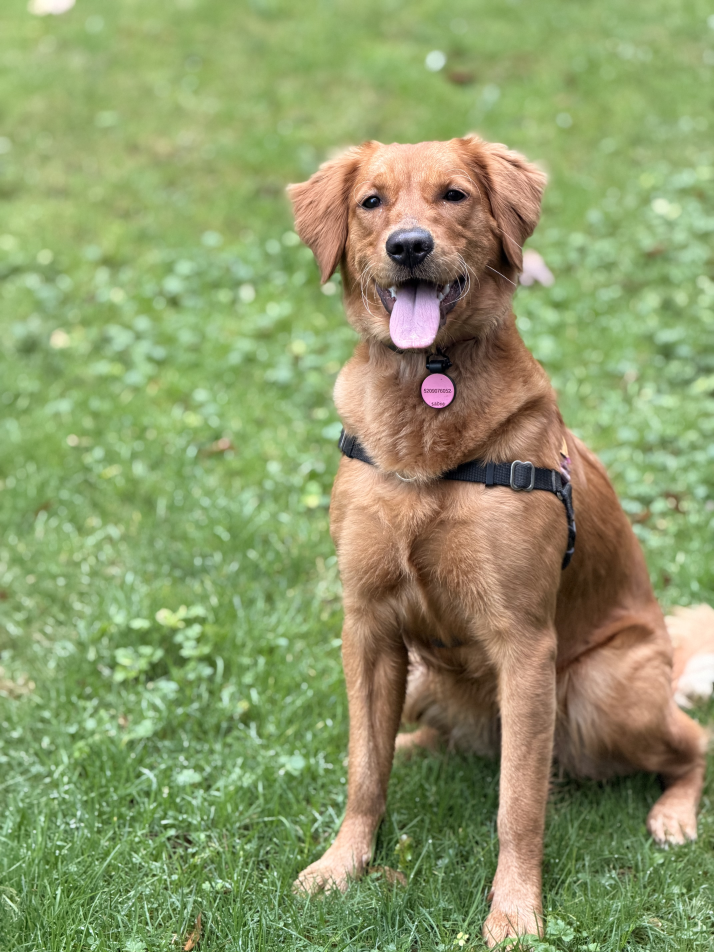
#> input picture .agents/skills/last30days/assets/dog-original.jpeg, 4284 x 5712 px (shown at 1/6 size)
$ python -i image_classifier.py   (imports and definitions only)   (older library calls are emulated)
#> lines starting #> are read from the running program, lines starting #| are printed output that depends on the picture
"""
image_classifier.py — Phase 1: Smart Image Classification Layer
Provides intent classification BEFORE any destructive preprocessing.

Outputs:
    {
        "type": "logo" | "photo" | "mixed",
        "confidence": float,
        "metrics": { ... }
    }

Routing rules:
    logo  -> vector pipeline   (no early binarization)
    photo -> halftone pipeline
    mixed -> hybrid            (vector for shapes + halftone overlay)
"""

from __future__ import annotations
import cv2
import numpy as np
import logging
from dataclasses import dataclass, field
from typing import Literal, Dict

logger = logging.getLogger(__name__)

# ─── Data Types ──────────────────────────────────────────────────────────────

ImageType = Literal["logo", "photo", "mixed"]


@dataclass
class ClassificationResult:
    """Structured output from ImageClassifier."""
    type: ImageType
    confidence: float                  # 0.0–1.0  (winner – runner_up gap)
    metrics: Dict[str, float] = field(default_factory=dict)

    # Raw scores for routing transparency
    score_logo: float = 0.0
    score_photo: float = 0.0
    score_mixed: float = 0.0

    def is_logo(self) -> bool:
        return self.type == "logo"

    def is_photo(self) -> bool:
        return self.type == "photo"

    def is_mixed(self) -> bool:
        return self.type == "mixed"

    def route(self) -> str:
        """Return pipeline name for routing."""
        return {
            "logo":  "vector",
            "photo": "halftone",
            "mixed": "hybrid",
        }[self.type]


# ─── Classifier ──────────────────────────────────────────────────────────────

class ImageClassifier:
    """
    Feature-first image classifier.

    Analyzes three independent signal types and combines them via soft scoring:

    1. Edge Density     — Canny edge map + HoG histogram spread
    2. Color Variance   — per-channel std-dev + LAB saturation spread
    3. Shannon Entropy  — pixel-level information density

    No binarization is applied here.  The classifier only READS the image.
    """

    # Analysis resolution cap (speed + stability)
    _ANA_W: int = 384
    _ANA_H: int = 384

    def classify(self, image: np.ndarray) -> ClassificationResult:
        """
        Classify image intent without any destructive preprocessing.

        Args:
            image: Input image in BGR uint8 (H×W×3 or H×W grayscale)

        Returns:
            ClassificationResult with type, confidence, and raw metrics
        """
        metrics = self._extract_metrics(image)
        scores  = self._score(metrics)

        types     = ["logo", "photo", "mixed"]
        score_vec = [scores["logo"], scores["photo"], scores["mixed"]]

        best_idx    = int(np.argmax(score_vec))
        winner_type = types[best_idx]

        sorted_scores = sorted(score_vec, reverse=True)
        confidence = float(sorted_scores[0] - sorted_scores[1])

        result = ClassificationResult(
            type=winner_type,
            confidence=round(confidence, 4),
            metrics=metrics,
            score_logo=round(scores["logo"],  4),
            score_photo=round(scores["photo"], 4),
            score_mixed=round(scores["mixed"], 4),
        )

        logger.info(
            f"[ImageClassifier] -> {winner_type.upper()} "
            f"(conf={confidence:.3f}  "
            f"logo={scores['logo']:.3f} "
            f"photo={scores['photo']:.3f} "
            f"mixed={scores['mixed']:.3f})"
        )
        logger.debug(f"[ImageClassifier] metrics={metrics}")

        return result

    # ─── Feature Extraction ───────────────────────────────────────────────────

    def _extract_metrics(self, image: np.ndarray) -> Dict[str, float]:
        """Compute all features on a downscaled analysis copy."""
        ana = self._downscale(image)

        if len(ana.shape) == 2:
            gray = ana
            bgr  = cv2.cvtColor(gray, cv2.COLOR_GRAY2BGR)
        else:
            bgr  = ana
            gray = cv2.cvtColor(bgr, cv2.COLOR_BGR2GRAY)

        h, w = gray.shape
        N    = float(h * w)

        # ── 1. Edge Density (Canny) ───────────────────────────────────────────
        # Apply gentle Gaussian pre-blur to stabilise Canny on noisy inputs
        blurred   = cv2.GaussianBlur(gray, (3, 3), 0.8)
        edges     = cv2.Canny(blurred, 50, 150)
        edge_px   = float(np.count_nonzero(edges))
        edge_density = edge_px / N

        # ── 2. HoG Gradient Spread ────────────────────────────────────────────
        # High spread -> many different edge directions -> photo/mixed
        # Low spread  -> few dominant directions      -> logo
        sobelx = cv2.Sobel(gray, cv2.CV_32F, 1, 0, ksize=3)
        sobely = cv2.Sobel(gray, cv2.CV_32F, 0, 1, ksize=3)
        angles = np.arctan2(sobely, sobelx)          # [-π, π]
        angle_hist, _ = np.histogram(angles[edges > 0], bins=18, range=(-np.pi, np.pi))
        angle_hist    = angle_hist.astype(np.float32)
        if angle_hist.sum() > 0:
            angle_hist /= angle_hist.sum()
        gradient_spread = float(np.std(angle_hist))   # Low -> uniform -> logo

        # ── 3. Color Variance ─────────────────────────────────────────────────
        b, g, r = cv2.split(bgr.astype(np.float32))
        color_variance = float(np.mean([np.std(b), np.std(g), np.std(r)]))

        # ── 4. LAB Saturation Spread ──────────────────────────────────────────
        lab   = cv2.cvtColor(bgr, cv2.COLOR_BGR2LAB)
        a_ch  = lab[:, :, 1].astype(np.float32) - 128.0
        b_ch  = lab[:, :, 2].astype(np.float32) - 128.0
        chroma = np.sqrt(a_ch**2 + b_ch**2)
        sat_mean  = float(np.mean(chroma))
        sat_std   = float(np.std(chroma))

        # ── 5. Shannon Entropy ────────────────────────────────────────────────
        # High entropy -> complex texture -> photo
        # Low entropy  -> flat regions   -> logo
        hist = cv2.calcHist([gray], [0], None, [256], [0, 256]).flatten()
        hist = hist / (hist.sum() + 1e-9)
        hist = hist[hist > 0]
        entropy = float(-np.sum(hist * np.log2(hist)))   # bits, max ~8

        # ── 6. Bimodality Index (logo heuristic) ─────────────────────────────
        # A strong bimodal histogram (near-black + near-white) is the hallmark
        # of a logo / text artwork.
        dark_px  = float(np.sum(gray < 64))  / N
        light_px = float(np.sum(gray > 192)) / N
        mid_px   = 1.0 - dark_px - light_px
        bimodal  = dark_px + light_px          # High -> logo

        # ── 7. Unique color count estimate (fast) ────────────────────────────
        tiny = cv2.resize(bgr, (64, 64), interpolation=cv2.INTER_AREA)
        unique_colors = float(len(np.unique(tiny.reshape(-1, 3), axis=0)))
        unique_norm   = min(1.0, unique_colors / 512.0)   # 512 arbitrary ceiling

        return {
            "edge_density":     round(edge_density,    5),
            "gradient_spread":  round(gradient_spread, 5),
            "color_variance":   round(color_variance,  3),
            "sat_mean":         round(sat_mean,         3),
            "sat_std":          round(sat_std,           3),
            "entropy":          round(entropy,           4),
            "bimodal":          round(bimodal,           4),
            "mid_px":           round(mid_px,            4),
            "unique_norm":      round(unique_norm,       4),
        }

    # ─── Soft Scoring ─────────────────────────────────────────────────────────

    @staticmethod
    def _ramp(value: float, lo: float, hi: float, invert: bool = False) -> float:
        """Linear ramp in [lo, hi] -> [0, 1]."""
        t = float(np.clip((value - lo) / (hi - lo + 1e-9), 0.0, 1.0))
        return (1.0 - t) if invert else t

    def _score(self, m: Dict[str, float]) -> Dict[str, float]:
        """Compute soft class scores from metrics."""
        R = self._ramp

        # ── LOGO score ────────────────────────────────────────────────────────
        # Low entropy, high bimodal, low color variance, low sat spread,
        # low gradient spread (few edge directions), moderate-high edge density
        s_logo = (
            R(m["entropy"],         2.0, 5.5, invert=True) * 0.30 +
            R(m["bimodal"],         0.5, 0.9             ) * 0.25 +
            R(m["color_variance"],  0.0, 40.0, invert=True) * 0.15 +
            R(m["gradient_spread"], 0.0, 0.12, invert=True) * 0.15 +
            R(m["edge_density"],    0.02, 0.15            ) * 0.10 +
            R(m["unique_norm"],     0.0, 0.15, invert=True) * 0.05
        )

        # ── PHOTO score ───────────────────────────────────────────────────────
        # High entropy, high color variance, high saturation spread,
        # many unique colors, low bimodal
        s_photo = (
            R(m["entropy"],         5.5, 7.5             ) * 0.30 +
            R(m["color_variance"],  30.0, 90.0            ) * 0.25 +
            R(m["sat_std"],         10.0, 40.0            ) * 0.20 +
            R(m["unique_norm"],     0.4, 1.0              ) * 0.15 +
            R(m["bimodal"],         0.0, 0.5, invert=True) * 0.10
        )

        # ── MIXED score ───────────────────────────────────────────────────────
        # Moderate entropy, moderate bimodal, some gradient spread
        # (neither flat logo nor complex photo)
        s_mixed = (
            R(m["entropy"],         4.0, 6.5             ) * 0.30 +
            R(m["mid_px"],          0.2, 0.6             ) * 0.25 +
            R(m["gradient_spread"], 0.06, 0.15           ) * 0.20 +
            R(m["sat_mean"],        5.0, 30.0             ) * 0.15 +
            R(m["color_variance"],  15.0, 60.0            ) * 0.10
        )

        total = s_logo + s_photo + s_mixed + 1e-9
        return {
            "logo":  s_logo  / total,
            "photo": s_photo / total,
            "mixed": s_mixed / total,
        }

    # ─── Helpers ──────────────────────────────────────────────────────────────

    def _downscale(self, image: np.ndarray) -> np.ndarray:
        """Downscale image to analysis resolution for speed + stability."""
        if len(image.shape) == 2:
            h, w = image.shape
        else:
            h, w = image.shape[:2]

        scale = min(1.0, self._ANA_W / max(w, 1), self._ANA_H / max(h, 1))
        if scale >= 1.0:
            return image.copy()

        return cv2.resize(image, None, fx=scale, fy=scale,
                          interpolation=cv2.INTER_AREA)

>>> import cv2
>>> picture = cv2.imread('../../.agents/skills/last30days/assets/dog-original.jpeg')
#> picture is the input picture: shape (5712, 4284, 3); mean B, G, R 105.4, 153.7, 141.6
>>> result = ImageClassifier().classify(picture)
#> in _extract_metrics, `edges     = cv2.Canny(blurred, 50, 150)`:
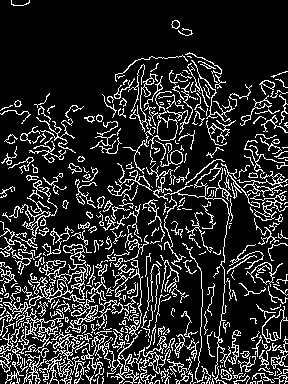
#> edges: shape (384, 288); 16.5% white in thin lines or dots
#> in _extract_metrics, `edge_px   = float(np.count_nonzero(edges))`: edge_px = 18256
#> in _extract_metrics, `edge_density = edge_px / N`: edge_density = 0.165
#> in _extract_metrics, `angles = np.arctan2(sobely, sobelx)`:
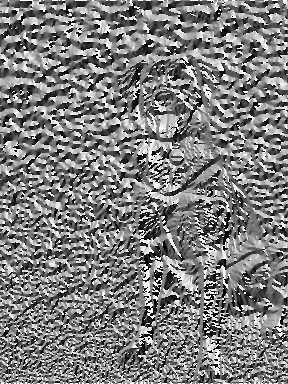
#> angles: shape (384, 288) float32; min -3.14, max 3.14, mean -0.0269; drawn with min black and max white
#> in _extract_metrics, `angle_hist, _ = np.histogram(angles[edges > 0], bins=18, range=(-np.pi..`: angle_hist = 18 values, max 1266 at index 2, min 745 at index 4, mean 1014.2
#> in _extract_metrics, `angle_hist /= angle_hist.sum()`: angle_hist = 18 values, max 0.0693 at index 2, min 0.0408 at index 4, mean 0.0556
#> in _extract_metrics, `gradient_spread = float(np.std(angle_hist))`: gradient_spread = 0.00767
#> in _extract_metrics, `b, g, r = cv2.split(bgr.astype(np.float32))`:
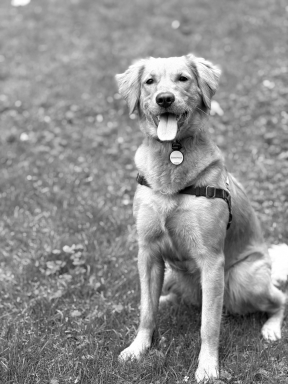
#> r: shape (384, 288) float32; min 0, max 255, mean 141.6
#> in _extract_metrics, `color_variance = float(np.mean([np.std(b), np.std(g), np.std(r)]))`: color_variance = 40.91
#> in _extract_metrics, `lab   = cv2.cvtColor(bgr, cv2.COLOR_BGR2LAB)`: lab: shape (384, 288, 3); mean of channels 0, 1, 2 156.4, 115.8, 152.3
#> in _extract_metrics, `a_ch  = lab[:, :, 1].astype(np.float32) - 128.0`:
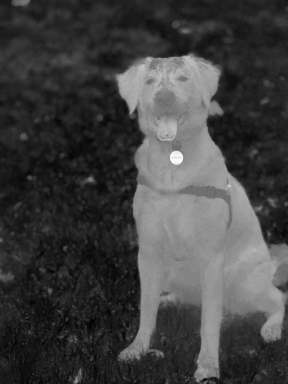
#> a_ch: shape (384, 288) float32; min -31, max 42, mean -12.2; drawn with min black and max white
#> in _extract_metrics, `b_ch  = lab[:, :, 2].astype(np.float32) - 128.0`:
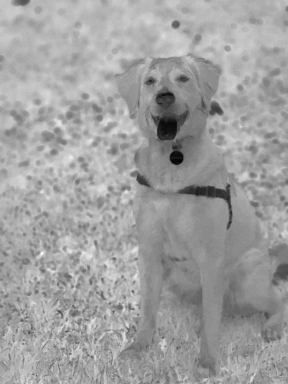
#> b_ch: shape (384, 288) float32; min -21, max 51, mean 24.3; drawn with min black and max white
#> in _extract_metrics, `chroma = np.sqrt(a_ch**2 + b_ch**2)`:
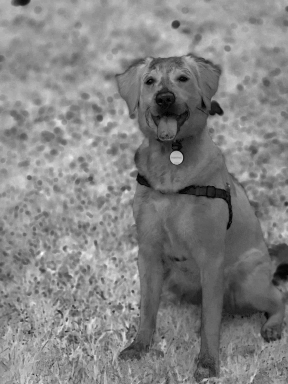
#> chroma: shape (384, 288) float32; min 0, max 59.17, mean 30.6; drawn with min black and max white
#> in _extract_metrics, `sat_mean  = float(np.mean(chroma))`: sat_mean = 30.55
#> in _extract_metrics, `sat_std   = float(np.std(chroma))`: sat_std = 8.63
#> in _extract_metrics, `hist = cv2.calcHist([gray], [0], None, [256], [0, 256]).flatten()`: hist = 256 values, max 1871 at index 164, min 0 at index 254, mean 432
#> in _extract_metrics, `hist = hist / (hist.sum() + 1e-9)`: hist = 256 values, max 0.0169 at index 164, min 0 at index 254, mean 0.00391
#> in _extract_metrics, `hist = hist[hist > 0]`: hist = 254 values, max 0.0169 at index 164, min 1.81e-05 at index 253, mean 0.00394
#> in _extract_metrics, `entropy = float(-np.sum(hist * np.log2(hist)))`: entropy = 7.23
#> in _extract_metrics, `dark_px  = float(np.sum(gray < 64))  / N`: dark_px = 0.0477
#> in _extract_metrics, `light_px = float(np.sum(gray > 192)) / N`: light_px = 0.0722
#> in _extract_metrics, `mid_px   = 1.0 - dark_px - light_px`: mid_px = 0.88
#> in _extract_metrics, `bimodal  = dark_px + light_px`: bimodal = 0.12
#> in _extract_metrics, `tiny = cv2.resize(bgr, (64, 64), interpolation=cv2.INTER_AREA)`:
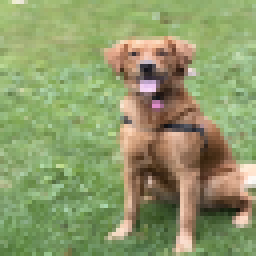
#> tiny: shape (64, 64, 3) (shown 4 times larger); mean B, G, R 105.4, 153.7, 141.6
#> in _extract_metrics, `unique_colors = float(len(np.unique(tiny.reshape(-1, 3), axis=0)))`: unique_colors = 3995
#> in _extract_metrics, `unique_norm   = min(1.0, unique_colors / 512.0)`: unique_norm = 1
#> in classify, `metrics = self._extract_metrics(image)`: metrics = 9 items
#> in _score, `s_logo = ( R(m["entropy"],         2.0, 5.5, invert=True) * 0.30 + R(m..`: s_logo = 0.24
#> in _score, `s_photo = ( R(m["entropy"],         5.5, 7.5             ) * 0.30 + R(..`: s_photo = 0.53
#> in _score, `s_mixed = ( R(m["entropy"],         4.0, 6.5             ) * 0.30 + R(..`: s_mixed = 0.758
#> in _score, `total = s_logo + s_photo + s_mixed + 1e-9`: total = 1.53
#> in classify, `scores  = self._score(metrics)`: scores = {'logo': 0.157, 'photo': 0.347, 'mixed': 0.496}
#> in classify, `score_vec = [scores["logo"], scores["photo"], scores["mixed"]]`: score_vec = [0.157, 0.347, 0.496]
#> in classify, `best_idx    = int(np.argmax(score_vec))`: best_idx = 2
#> in classify, `winner_type = types[best_idx]`: winner_type = 'mixed'
#> in classify, `sorted_scores = sorted(score_vec, reverse=True)`: sorted_scores = [0.496, 0.347, 0.157]
#> in classify, `confidence = float(sorted_scores[0] - sorted_scores[1])`: confidence = 0.149

$ run again, on .agents/skills/last30days/assets/aging-portrait.jpeg
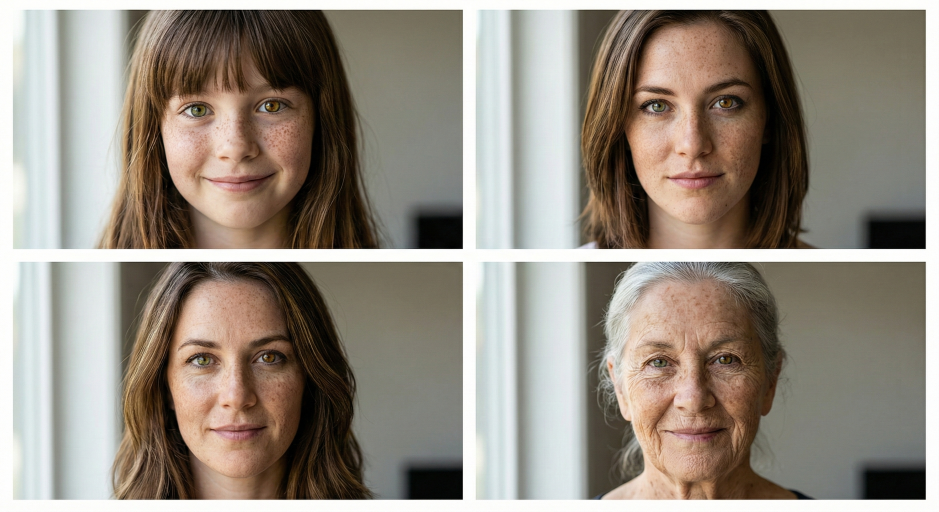
#> input picture .agents/skills/last30days/assets/aging-portrait.jpeg, 2816 x 1536 px (shown at 1/3 size)
#> picture is the input picture: shape (1536, 2816, 3); mean B, G, R 128, 139, 147.8
#> in _extract_metrics, `edges     = cv2.Canny(blurred, 50, 150)`:
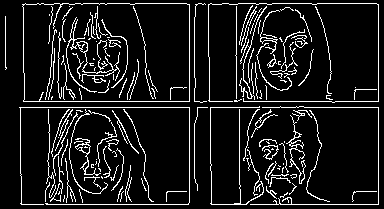
#> edges: shape (209, 384); 10.1% white in thin lines or dots
#> edge_px = 8080
#> edge_density = 0.101
#> in _extract_metrics, `angle_hist, _ = np.histogram(angles[edges > 0], bins=18, range=(-np.pi..`: angle_hist = 18 values, max 1194 at index 17, min 141 at index 5, mean 448.9
#> in _extract_metrics, `angle_hist /= angle_hist.sum()`: angle_hist = 18 values, max 0.148 at index 17, min 0.0175 at index 5, mean 0.0556
#> gradient_spread = 0.0376
#> color_variance = 73.96
#> lab: shape (209, 384, 3); mean of channels 0, 1, 2 145.3, 130, 135.5
#> sat_mean = 9.33
#> sat_std = 7.72
#> in _extract_metrics, `hist = cv2.calcHist([gray], [0], None, [256], [0, 256]).flatten()`: hist = 256 values, max 3283 at index 253, min 0 at index 0, mean 313.5
#> in _extract_metrics, `hist = hist / (hist.sum() + 1e-9)`: hist = 256 values, max 0.0409 at index 253, min 0 at index 0, mean 0.00391
#> in _extract_metrics, `hist = hist[hist > 0]`: hist = 255 values, max 0.0409 at index 252, min 0.000361 at index 247, mean 0.00392
#> entropy = 7.55
#> dark_px = 0.173
#> light_px = 0.307
#> mid_px = 0.521
#> bimodal = 0.479
#> in _extract_metrics, `tiny = cv2.resize(bgr, (64, 64), interpolation=cv2.INTER_AREA)`:
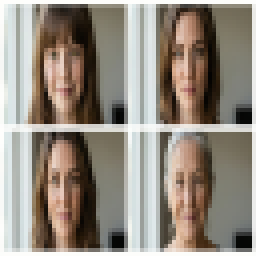
#> tiny: shape (64, 64, 3) (shown 4 times larger); mean B, G, R 127.8, 138.7, 147.5
#> unique_colors = 3141
#> unique_norm = 1
#> metrics = 9 items
#> s_logo = 0.165
#> s_photo = 0.637
#> s_mixed = 0.626
#> total = 1.43
#> scores = {'logo': 0.116, 'photo': 0.446, 'mixed': 0.438}
#> score_vec = [0.116, 0.446, 0.438]
#> best_idx = 1
#> winner_type = 'photo'
#> sorted_scores = [0.446, 0.438, 0.116]
#> confidence = 0.00766

$ run again, on .agents/skills/last30days/assets/dog-as-human.png
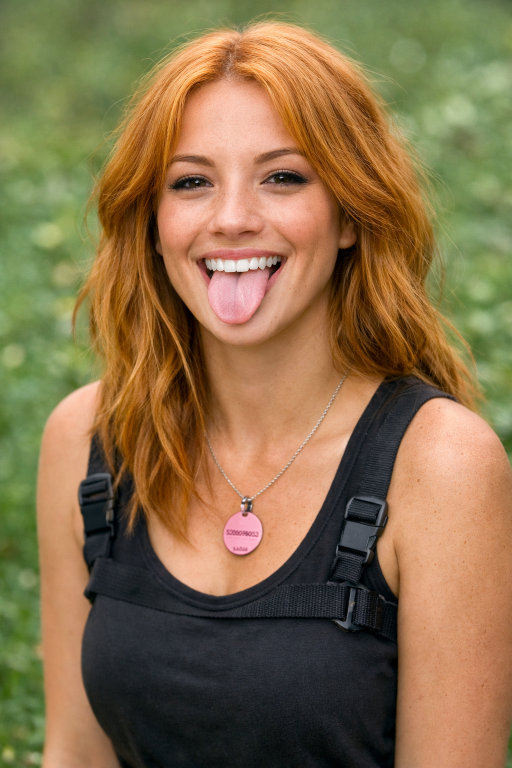
#> input picture .agents/skills/last30days/assets/dog-as-human.png, 1024 x 1536 px (shown at 1/2 size)
#> picture is the input picture: shape (1536, 1024, 3); mean B, G, R 74.9, 111.4, 135.4
#> in _extract_metrics, `edges     = cv2.Canny(blurred, 50, 150)`:
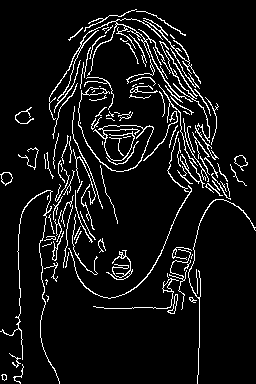
#> edges: shape (384, 256); 7.6% white in thin lines or dots
#> edge_px = 7487
#> edge_density = 0.0762
#> in _extract_metrics, `angle_hist, _ = np.histogram(angles[edges > 0], bins=18, range=(-np.pi..`: angle_hist = 18 values, max 757 at index 7, min 201 at index 13, mean 415.9
#> in _extract_metrics, `angle_hist /= angle_hist.sum()`: angle_hist = 18 values, max 0.101 at index 7, min 0.0268 at index 13, mean 0.0556
#> gradient_spread = 0.0225
#> color_variance = 53.83
#> lab: shape (384, 256, 3); mean of channels 0, 1, 2 122.4, 132.7, 151.5
#> sat_mean = 28.9
#> sat_std = 14.13
#> in _extract_metrics, `hist = cv2.calcHist([gray], [0], None, [256], [0, 256]).flatten()`: hist = 256 values, max 1153 at index 131, min 0 at index 238, mean 384
#> in _extract_metrics, `hist = hist / (hist.sum() + 1e-9)`: hist = 256 values, max 0.0117 at index 131, min 0 at index 238, mean 0.00391
#> in _extract_metrics, `hist = hist[hist > 0]`: hist = 242 values, max 0.0117 at index 131, min 1.02e-05 at index 231, mean 0.00413
#> entropy = 7.52
#> dark_px = 0.233
#> light_px = 0.0435
#> mid_px = 0.723
#> bimodal = 0.277
#> in _extract_metrics, `tiny = cv2.resize(bgr, (64, 64), interpolation=cv2.INTER_AREA)`:
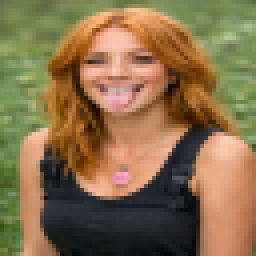
#> tiny: shape (64, 64, 3) (shown 4 times larger); mean B, G, R 74.9, 111.4, 135.4
#> unique_colors = 3752
#> unique_norm = 1
#> metrics = 9 items
#> s_logo = 0.165
#> s_photo = 0.622
#> s_mixed = 0.78
#> total = 1.57
#> scores = {'logo': 0.105, 'photo': 0.397, 'mixed': 0.498}
#> score_vec = [0.105, 0.397, 0.498]
#> best_idx = 2
#> winner_type = 'mixed'
#> sorted_scores = [0.498, 0.397, 0.105]
#> confidence = 0.101
